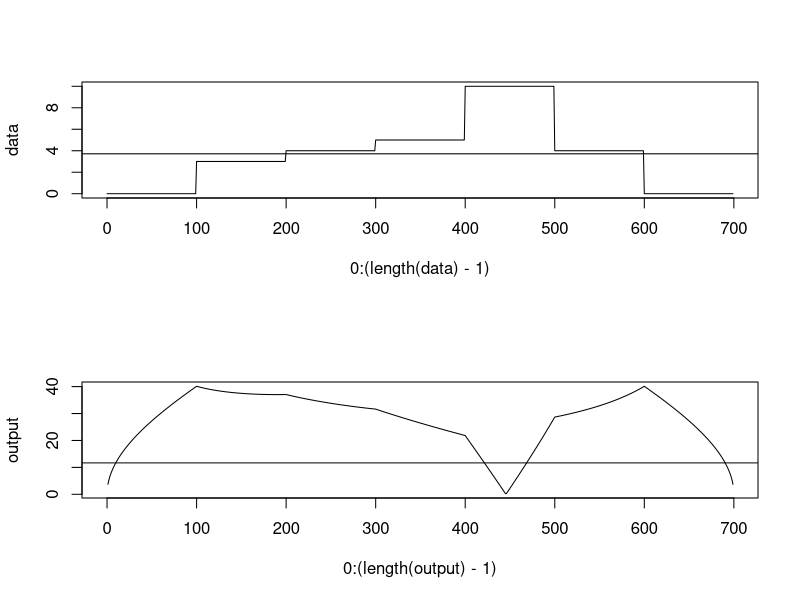

R code for this plot:
## Louis Forbes Wright

#using _-_- as a basis for the algorithm created here


# we start by creating some data which contains change points.

means <- c(0,3,4,5,10,4,0)
changePoints <- c(0,100,200,300,400,500,600,700)

#means <- c(rnorm(n = 15, mean = 20, sd = 100), rep(0,135))
#changePoints <- c(rchisq(n = 15, df = 130), rep(0,135))

data <- NULL
 
for (i in 1:length(changePoints)-1){
  data <- c(data, rnorm(n = (changePoints[i+1] - changePoints[i]), mean = means[i], sd = 0))
  } 
par(mfrow = c(2,1))

plot(0:(length(data)-1), data, type = 'l')
abline(h = mean(means)) ### NEED TO ADD CHANGEPOINTS TO GRAPH.

# now we need to create the function defined in the Introduction
#to show the what the test statistic looks like

partialSum <- function(sour, len){
  sum(sour[1:len])
}

Z_k <- function(sour, k_1, k_2){
  #this function creates and returns all the test score values in a given interval.
  
  test.stat <- NULL
  
  for (k in k_1+1:k_2-1){
  
   #for each k in the interval we create a test score, 
   #|z_k|
    
    coeff <- (k -k_1)/(k_2 - k_1)
    max_difference <- (partialSum(sour, k_2)-partialSum(sour, k_1))
    const <- coeff*max_difference  
    
    top_fraction <- const - (partialSum(sour, k)-partialSum(sour, k_1))
    bottom_fraction <- sqrt((k - k_1)*(1-(coeff)))
    test.stat <- c(test.stat, abs((top_fraction)/(bottom_fraction)))
  
  }
  return(test.stat)
}
output <- Z_k(data, 0,length(data)) # we create a vector of all the test scores

#estChangePoints <- NULL
#estChangePoints <- c(estChangePoints, max.col(test.stat))

plot(0:(length(output)-1), output, type = 'l') # we plot the test scores against the index of that data
boundary <- length(output)^(3/8)               # the critical value for the size of the interval tested
abline(h = boundary)